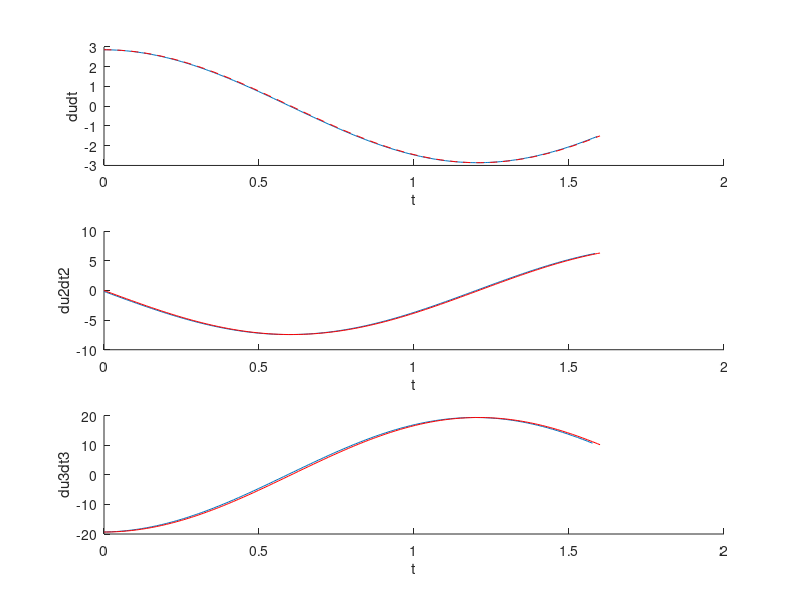

Recreate this plot in MATLAB.
% ------------------------------------------------------
A     = 1.1; % fluorescence intensity units
omega = 2.6; % rad/s
A_0   = 0.01;

u=@(t) A*sin(omega*t)+A_0;

tArray = linspace(0,1.6,200);
uArray = u(tArray); % an array of samples of u
% ------------------------------------------------------

% analytical solutions (in real life, we might not know these)
dudtExact      =  A*omega*cos(omega*tArray);
du2dt2Exact    = -A*omega^2*sin(omega*tArray);
du3dt3Exact    = -A*omega^3*cos(omega*tArray);

% Take the sample and add a bit of noise
 uObserved = u(tArray) + (1e-9)*randn(size(tArray));
 disp(uObserved)
 disp(uArray)
 


 %------------------------
 % create finite-difference derivatives for first derivative, second derivative and third derivative
dudt   = diff(uObserved)./diff(tArray);
du2dt2 = diff(dudt)./diff(tArray(1:end-1));
du3dt3 = diff(du2dt2)./diff(tArray(1:end-2));

% and plot them
figure;
subplot(3,1,1); hold on;
plot(tArray(1:end-1), dudt);
plot(tArray, dudtExact, '--r');
xlabel('t');
ylabel('dudt');

subplot(3,1,2); hold on;
plot(tArray(1:end-2), du2dt2);
plot(tArray, du2dt2Exact, '-r');
xlabel('t');
ylabel('du2dt2')

subplot(3,1,3); hold on;
plot(tArray(1:end-3), du3dt3);
plot(tArray, du3dt3Exact, '-r');
xlabel('t');
ylabel('du3dt3')